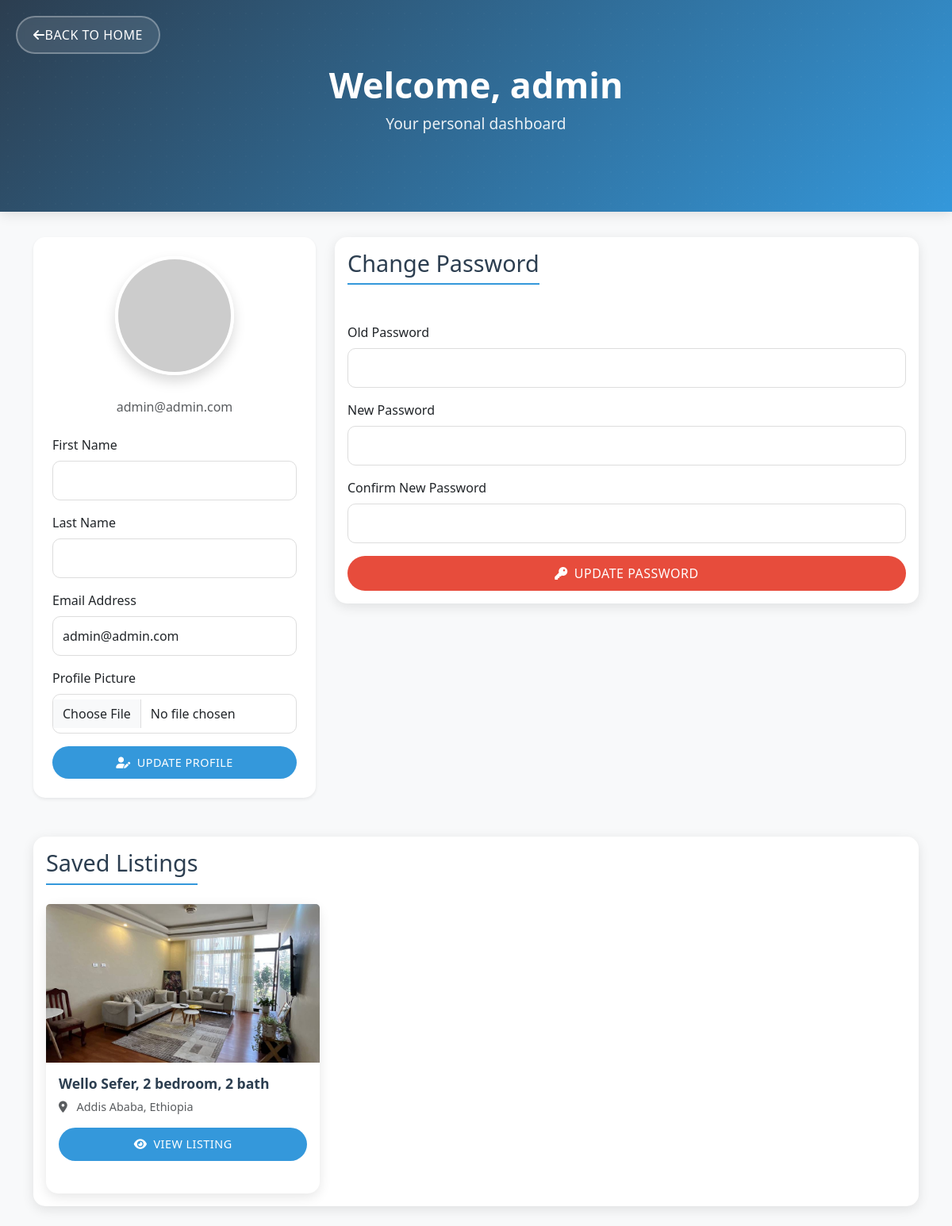
The app's page /dashboard/ (signed in) with its own data.
### users/models.py (models this page shows, shortened)
class CustomUser(AbstractUser):
    USER_ROLES = [
        ('host', 'Host'),
        ('customer', 'Customer'),
        ('affiliate', 'Affiliate'),
    ]
    role = models.CharField(
        max_length=10,
        choices=USER_ROLES,
        default='customer'  # Default to customer
    )
    profile_picture = models.ImageField(upload_to='profile_pictures/', null=True, blank=True)
    userID = models.CharField(max_length=50, unique=True, editable=False, null=True)
    affiliate_code = models.CharField(max_length=50, blank=True, null=True)

### airbnb/models.py (models this page shows, shortened)
class SavedListing(models.Model):
    user = models.ForeignKey(AUTH_USER_MODEL, on_delete=models.CASCADE)
    listing = models.ForeignKey(HouseListing, on_delete=models.CASCADE, related_name='saved_by')
    saved_at = models.DateTimeField(auto_now_add=True)
    class Meta:
        unique_together = ('user', 'listing')  # Prevent duplicate saves

class HouseListing(models.Model):
    title = models.CharField(max_length=255)
    serial_number = models.CharField(max_length=20, unique=True, blank=True)
    description = models.TextField()
    property_type = models.ForeignKey(PropertyType, on_delete=models.SET_NULL, null=True, blank=True)
    is_for_rent = models.BooleanField(default=False)
    is_furnished = models.BooleanField(default=False)
    is_for_sale = models.BooleanField(default=False)
    room_type = models.ForeignKey(RoomType, on_delete=models.SET_NULL, null=True, blank=True)
    address = models.CharField(max_length=255)
    city = models.CharField(max_length=100)
    state = models.CharField(max_length=100)
    country = models.CharField(max_length=100)
    latitude = models.FloatField(blank=True, null=True)
    longitude = models.FloatField(blank=True, null=True)
    price_per_month = models.DecimalField(max_digits=10, decimal_places=2, default=0)
    price_per_night = models.DecimalField(max_digits=10, decimal_places=2)
    cleaning_fee = models.DecimalField(max_digits=10, decimal_places=2, null=True, blank=True)
    security_deposit = models.DecimalField(max_digits=10, decimal_places=2, null=True, blank=True)
    extra_guest_fee = models.DecimalField(max_digits=10, decimal_places=2, null=True, blank=True)
    amenities = models.ManyToManyField(Amenity)
    check_in_time = models.TimeField(null=True, blank=True)
    check_out_time = models.TimeField(null=True, blank=True)
    minimum_stay = models.PositiveIntegerField()
    maximum_stay = models.PositiveIntegerField(null=True, blank=True)
    cancellation_policy = models.CharField(max_length=50, choices=[
        ('Flexible', 'Flexible'),
        ('Moderate', 'Moderate'),
        ('Strict', 'Strict'),
    ])
    house_rules = models.TextField(blank=True)
    host = models.ForeignKey(AUTH_USER_MODEL, on_delete=models.CASCADE)
    is_wheelchair_accessible = models.BooleanField(default=False)
    has_step_free_access = models.BooleanField(default=False)
    accessible_bathroom = models.BooleanField(default=False)
    created_at = models.DateTimeField(auto_now_add=True)
    updated_at = models.DateTimeField(auto_now=True)

class Photo(models.Model):
    listing = models.ForeignKey(HouseListing, on_delete=models.CASCADE, related_name='photo_set')
    image = models.ImageField(upload_to='photos/')

### airbnb/views.py (the view, shortened to what this page needs)
# urls.py: path('dashboard/', views.customer_dashboard, name='dashboard'),
@login_required
def customer_dashboard(request):
    if request.user.role != "customer":
        return redirect("airbnb:host_dashboard")
    if request.method == "POST" and "profile_form" in request.POST:
        form = CustomUserChangeForm(request.POST, request.FILES, instance=request.user)
        if form.is_valid():
            form.save()
            messages.success(request, "Profile updated successfully.")
        else:
            messages.error(request, "Failed to update profile. Please correct the errors below.")
    else:
        form = CustomUserChangeForm(instance=request.user)
    password_form = PasswordChangeForm(user=request.user, data=request.POST if "password_form" in request.POST else None)
    saved_listings = request.user.savedlisting_set.all()
    context = {
        "form": form,
        "password_form": password_form,
        "saved_listings": saved_listings,
    }
    return render(request, "users/customer_dashboard.html", context)

### airbnb/forms.py
class CustomUserChangeForm(forms.ModelForm):
    class Meta:
        model = User
        fields = ['first_name', 'last_name', 'email', 'profile_picture',]
        widgets = {
            'first_name': forms.TextInput(attrs={'class': 'form-control'}),
            'last_name': forms.TextInput(attrs={'class': 'form-control'}),
            'email': forms.EmailInput(attrs={'class': 'form-control'}),
        }

### users/templates/users/customer_dashboard.html (shortened to what this page needs)
<!DOCTYPE html>
<html lang="en">
<head>
    <link href="https://cdn.jsdelivr.net/npm/bootstrap@5.3.0/dist/css/bootstrap.min.css" rel="stylesheet">
    <link href="https://cdnjs.cloudflare.com/ajax/libs/font-awesome/6.0.0/css/all.min.css" rel="stylesheet">
</head>
<body>
    <div class="dashboard-header">
        <a href="{% url 'airbnb:index' %}" class="btn back-button">
            <i class="fas fa-arrow-left"></i>Back to Home
        </a>
        <h1>Welcome, {{ user.username }}</h1>
        <p class="lead">Your personal dashboard</p>
    </div>
    <div class="container">
        <div class="row g-4">
            <div class="col-md-4">
                <div class="card profile-section text-center shadow-sm p-4">
                    <div class="profile-picture-wrapper mb-4">
                        {% if user.profile_picture %}
                            <img src="{{ user.profile_picture.url }}" alt="Profile Picture" class="profile-picture rounded-circle shadow">
                        {% else %}
                            <img src="https://via.placeholder.com/150" alt="Default Profile Picture" class="profile-picture rounded-circle shadow">
                        {% endif %}
                    </div>
                    <p class="text-muted mb-4">{{ user.email }}</p>
                    <form method="POST" enctype="multipart/form-data" class="text-start">
                        <div class="mb-3">
                            <label for="id_first_name" class="form-label">First Name</label>
                            <input type="text" name="first_name" id="id_first_name" class="form-control"
                                value="{{ form.first_name.value|default_if_none:'' }}">
                        </div>
                        <div class="mb-3">
                            <label for="id_last_name" class="form-label">Last Name</label>
                            <input type="text" name="last_name" id="id_last_name" class="form-control"
                                value="{{ form.last_name.value|default_if_none:'' }}">
                        </div>
                        <div class="mb-3">
                            <label for="id_email" class="form-label">Email Address</label>
                            <input type="email" name="email" id="id_email" class="form-control"
                                value="{{ form.email.value|default_if_none:'' }}">
                        </div>
                        <div class="mb-3">
                            <label for="id_profile_picture" class="form-label">Profile Picture</label>
                            <input type="file" name="profile_picture" id="id_profile_picture" class="form-control">
                        </div>
                        <button type="submit" class="btn btn-primary w-100">
                            <i class="fas fa-user-edit me-2"></i>Update Profile
                        </button>
                    </form>
                </div>
            </div>
            <div class="col-md-8">
                <div class="card">
                    <div class="card-body">
                        <h3 class="section-title">Change Password</h3>
                        <form method="POST" class="mt-4">
                            <div class="mb-3">
                                <label for="id_old_password" class="form-label">Old Password</label>
                                <input type="password" name="old_password" id="id_old_password" class="form-control"
                                    value="{{ password_form.old_password.value|default_if_none:'' }}">
                            </div>
                            <div class="mb-3">
                                <label for="id_new_password1" class="form-label">New Password</label>
                                <input type="password" name="new_password1" id="id_new_password1" class="form-control"
                                    value="{{ password_form.new_password1.value|default_if_none:'' }}">
                            </div>
                            <div class="mb-3">
                                <label for="id_new_password2" class="form-label">Confirm New Password</label>
                                <input type="password" name="new_password2" id="id_new_password2" class="form-control"
                                    value="{{ password_form.new_password2.value|default_if_none:'' }}">
                            </div>
                            <button type="submit" class="btn btn-warning w-100">
                                <i class="fas fa-key me-2"></i>Update Password
                            </button>
                        </form>
                    </div>
                </div>
            </div>
        </div>
        <div class="card mt-4 saved-listings">
            <div class="card-body">
                <h3 class="section-title">Saved Listings</h3>
                <div class="row g-4">
                    {% for saved in saved_listings %}
                    <div class="col-md-4">
                        <div class="card h-100">
                            <img src="{{ saved.listing.photo_set.first.image.url }}" class="card-img-top" alt="{{ saved.listing.title }}">
                            <div class="card-body">
                                <h5 class="card-title">{{ saved.listing.title }}</h5>
                                <p class="card-text text-muted">
                                    <i class="fas fa-map-marker-alt me-2"></i>
                                    {{ saved.listing.city }}, {{ saved.listing.country }}
                                </p>
                                <a href="{% url 'airbnb:listing_detail' saved.listing.id %}" class="btn btn-primary w-100">
                                    <i class="fas fa-eye me-2"></i>View Listing
                                </a>
                            </div>
                        </div>
                    </div>
                    {% endfor %}
                </div>
            </div>
        </div>
    </div>
</body>
</html>

### users/templates/users/customer_dashboard.html (style rules this page uses)
:root { --primary-color: #2c3e50; --secondary-color: #3498db; --accent-color: #e74c3c; --light-bg: #f8f9fa; --dark-text: #2c3e50; --shadow: 0 4px 15px rgba(0, 0, 0, 0.1); }
body { background-color: var(--light-bg); font-family: 'Segoe UI', Tahoma, Geneva, Verdana, sans-serif; }
.dashboard-header { background: linear-gradient(135deg, var(--primary-color), var(--secondary-color)); color: white; padding: 80px 0; text-align: center; margin-bottom: 2rem; box-shadow: var(--shadow); position: relative; overflow: hidden; }
.dashboard-header::before { content: ''; position: absolute; top: -50%; left: -50%; width: 200%; height: 200%; background: radial-gradient(circle, rgba(255, 255, 255, 0.1) 10%, transparent 10.01%); background-size: 20px 20px; opacity: 0.2; animation: moveBackground 10s linear infinite; }
.back-button { position: absolute; left: 20px; top: 20px; background-color: rgba(255, 255, 255, 0.1); border: 2px solid rgba(255, 255, 255, 0.3); color: white; padding: 10px 20px; border-radius: 30px; transition: all 0.3s ease; backdrop-filter: blur(5px); }
.dashboard-header h1 { font-size: 2.8rem; font-weight: 700; margin-bottom: 0.5rem; position: relative; z-index: 1; }
.dashboard-header p { font-size: 1.2rem; color: rgba(255, 255, 255, 0.9); position: relative; z-index: 1; }
.card { border: none; border-radius: 15px; box-shadow: var(--shadow); transition: transform 0.3s ease, box-shadow 0.3s ease; background: white; margin-bottom: 25px; }
.card-img-top { height: 200px; object-fit: cover; transition: transform 0.3s ease; }
.card-title { font-size: 1.1rem; font-weight: 600; color: var(--dark-text); margin-bottom: 0.5rem; }
.card-text { font-size: 0.9rem; color: #6c757d; margin-bottom: 1rem; }
.btn-primary { background-color: var(--secondary-color); border: none; border-radius: 25px; font-size: 0.9rem; padding: 8px 20px; transition: all 0.3s ease; }
.profile-section { position: relative; padding: 2rem; }
.profile-picture { width: 150px; height: 150px; border-radius: 50%; object-fit: cover; border: 4px solid white; box-shadow: var(--shadow); margin: 0 auto; }
.btn { padding: 10px 20px; border-radius: 25px; font-weight: 500; text-transform: uppercase; letter-spacing: 0.5px; transition: all 0.3s ease; }
.btn-warning { background-color: var(--accent-color); border: none; color: white; }
.form-control { border-radius: 10px; padding: 12px; border: 1px solid #ddd; }
.section-title { font-size: 1.8rem; color: var(--dark-text); margin-bottom: 1.5rem; padding-bottom: 0.5rem; border-bottom: 2px solid var(--secondary-color); display: inline-block; }

### records on screen
CustomUser: username "admin", email "admin@admin.com"
SavedListing: listing.photo_set.first.image (picture), listing "Wello Sefer, 2 bedroom, 2 bath", listing.city "Addis Ababa", listing.country "Ethiopia"
